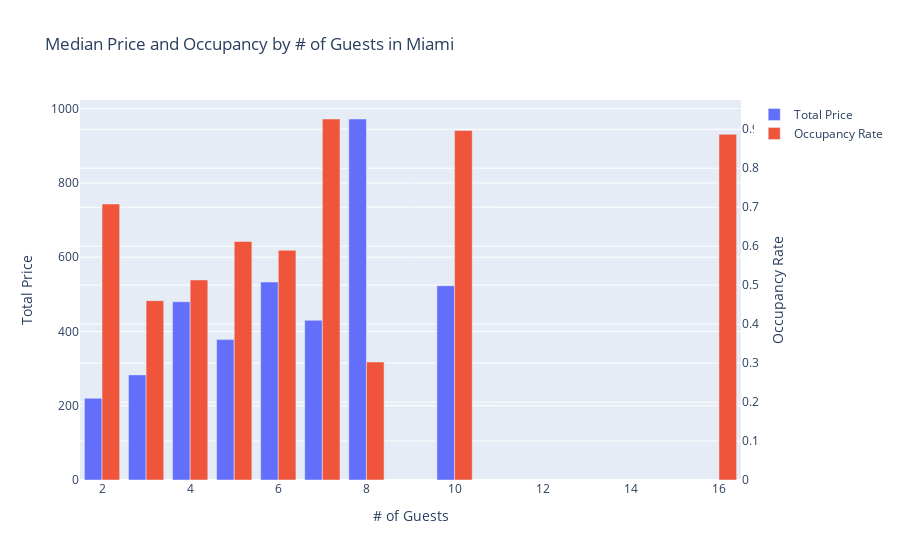

Source (notebook cell):
### Code cell
combined_data_fl_guests = combined_data_fl.groupby(['guest_no'])['median_total_price'].median().reset_index()
combined_data_fl_occ = combined_data_fl.groupby(['guest_no'])['occupancy_rate'].median().reset_index()

miami_fig = go.Figure(data=[
    go.Bar(name='Total Price', x=combined_data_fl_guests['guest_no'], y=combined_data_fl_guests['median_total_price'], yaxis='y', offsetgroup=1),
    go.Bar(name='Occupancy Rate', x=combined_data_fl_occ['guest_no'], y=combined_data_fl_occ['occupancy_rate'], yaxis='y2', offsetgroup=2),
],
    layout={
        'xaxis': {'title': '# of Guests'},
        'yaxis': {'title': 'Total Price'},
        'yaxis2': {'title': 'Occupancy Rate', 'overlaying': 'y', 'side': 'right'}
    }
)

# Change the bar mode
miami_fig.update_layout(title_text='Median Price and Occupancy by # of Guests in Miami', barmode='group')
#filename = "newsletter_features/median_price_and_occ_by_guestno_miami.png"
#miami_fig.write_image(filename, engine='kaleido')
miami_fig.show()

### Figure 1 — Plotly figure (JSON) as saved in the notebook; plotly's stock layout.template omitted (floating-point values rounded to 4 significant figures)
{"data": [{"name": "Total Price", "offsetgroup": "1", "type": "bar", "x": [2, 3, 4, 5, 6, 7, 8, 10, 16], "y": [220, 283, 480, 378, 533, 430, 972, 523, null], "yaxis": "y"}, {"name": "Occupancy Rate", "offsetgroup": "2", "type": "bar", "x": [2, 3, 4, 5, 6, 7, 8, 10, 16], "y": [0.7081, 0.4602, 0.5133, 0.6122, 0.5896, 0.9263, 0.3028, 0.8967, 0.887], "yaxis": "y2"}], "layout": {"barmode": "group", "title": {"text": "Median Price and Occupancy by # of Guests in Miami"}, "xaxis": {"title": {"text": "# of Guests"}}, "yaxis": {"title": {"text": "Total Price"}}, "yaxis2": {"overlaying": "y", "side": "right", "title": {"text": "Occupancy Rate"}}}}
